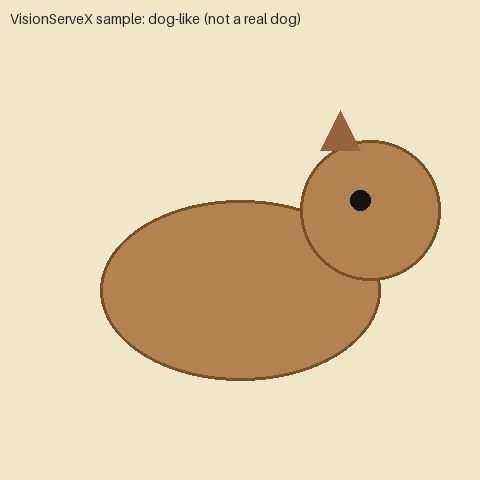
#> input picture examples/images/dog.jpg, 480 x 480 px
$ python -i methods.py   (imports and definitions only)   (older library calls are emulated)
#> lines starting #> are read from the running program, lines starting #| are printed output that depends on the picture
### src/visionservex/smart_annotation/classic/base.py
"""Registry + shared geometry helpers for classic refiners."""

from __future__ import annotations

import time
from collections.abc import Callable

import numpy as np

from ..contracts import Prompt, RefineResult

# method_name -> (callable, dependency_license_string)
_REGISTRY: dict[str, tuple[Callable[[np.ndarray, Prompt], RefineResult], str]] = {}


def register(name: str, license_str: str):
    """Decorator registering a refiner under ``name`` with its dependency license."""
#> further down, picture is the input picture: shape (480, 480, 3); mean B, G, R 171.2, 206, 224.2

    def _wrap(fn: Callable[[np.ndarray, Prompt], RefineResult]):
        _REGISTRY[name] = (fn, license_str)
        return fn

    return _wrap


def list_methods() -> list[str]:
    return sorted(_REGISTRY)


# method -> permissive dependency license (no model weights involved)
def license_map() -> dict[str, str]:
    return {name: lic for name, (_, lic) in _REGISTRY.items()}


# ---------------------------------------------------------------------------
# geometry helpers
# ---------------------------------------------------------------------------


# [82 lines left out: functions mask_to_bbox, mask_to_polygon, box_from_prompt, rasterize_points, finalize, not called in this run]

### src/visionservex/smart_annotation/classic/methods.py
"""Eight classic, weight-free interactive refiners.

All run on CPU with permissive dependencies only (OpenCV Apache-2.0;
scikit-image / scikit-learn / scipy / numpy BSD-3). No GPL dependency is used
(in particular NO PyMaxflow); the "graph-cut" methods use OpenCV GrabCut, whose
min-cut solver ships under Apache-2.0.
"""

from __future__ import annotations

import time

import numpy as np

from ..contracts import Prompt, RefineResult
from .base import (
    box_from_prompt,
    finalize,
    rasterize_points,
    register,
)

_CV2_LIC = "OpenCV Apache-2.0"
_SKIMAGE_LIC = "scikit-image BSD-3"
_SKLEARN_LIC = "scikit-learn BSD-3"


# [131 lines left out: functions _ensure_image, _grabcut_mask, grabcut, _fg_bg_seeds, random_walker, marker_watershed and 1 more, not called in this run]


def _pixel_features(image: np.ndarray) -> np.ndarray:
    """Per-pixel colour + smoothed + gradient features for the RF classifier."""
    import cv2

    img = image.astype("float32") / 255.0
    lab = cv2.cvtColor((img * 255).astype("uint8"), cv2.COLOR_BGR2LAB).astype("float32") / 255.0
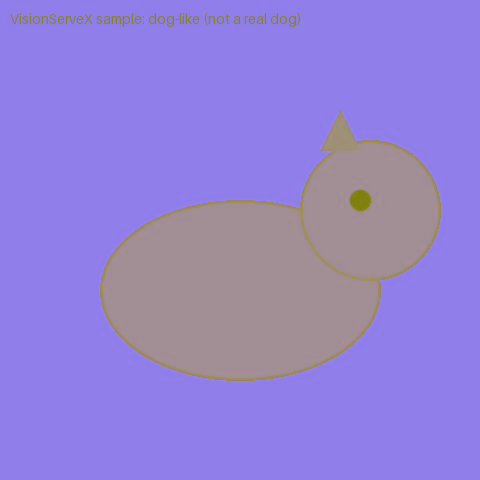
#> lab: shape (480, 480, 3) float32; mean B, G, R 0.834, 0.508, 0.58
    blur = cv2.GaussianBlur(img, (5, 5), 0)
    gray = cv2.cvtColor(image, cv2.COLOR_BGR2GRAY)
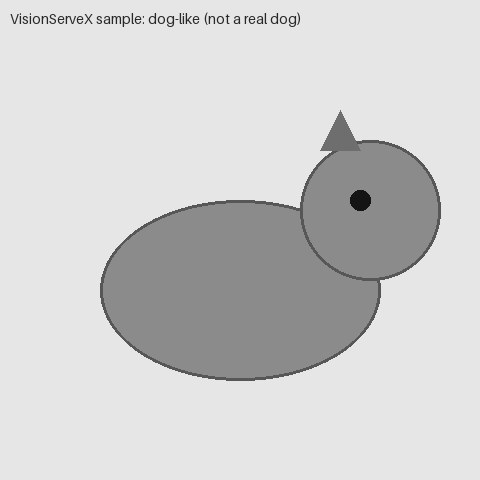
#> gray: shape (480, 480); min 6, max 245, mean 207.3
    gx = cv2.Sobel(gray, cv2.CV_32F, 1, 0, ksize=3)
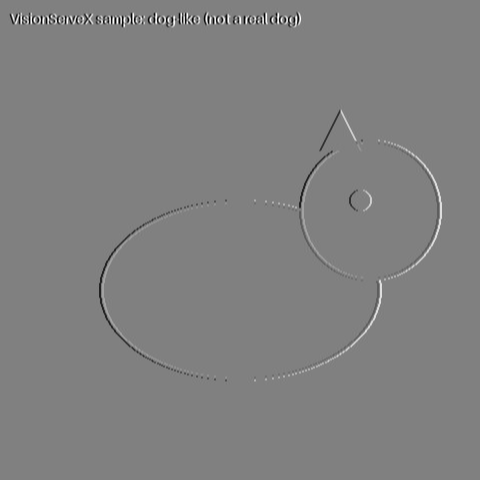
#> gx: shape (480, 480) float32; min -788, max 776, mean 0; drawn with min black and max white
    gy = cv2.Sobel(gray, cv2.CV_32F, 0, 1, ksize=3)
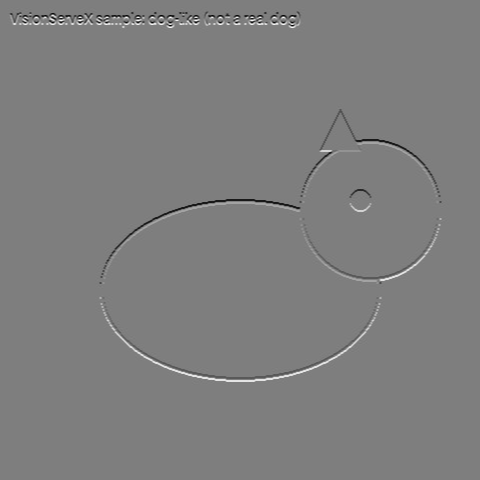
#> gy: shape (480, 480) float32; min -713, max 724, mean 0; drawn with min black and max white
    grad = np.sqrt(gx**2 + gy**2)
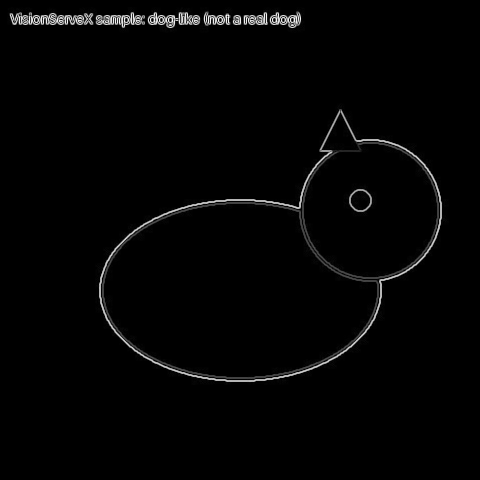
#> grad: shape (480, 480) float32; min 0, max 802.6, mean 13.2; drawn with min black and max white
    grad = (grad / (grad.max() + 1e-6))[..., None]
#> grad: shape (480, 480, 1) float32
    feats = np.concatenate([img, lab, blur, grad], axis=2)
    return feats.reshape(-1, feats.shape[2])


# [128 lines left out: functions interactive_rf, slic_rf_smooth, intelligent_scissors, edge_plus, not called in this run]

>>> import cv2
>>> picture = cv2.imread('../../../../examples/images/dog.jpg')
>>> result = _pixel_features(picture)

$ run again, on examples/images/simple_shapes.jpg
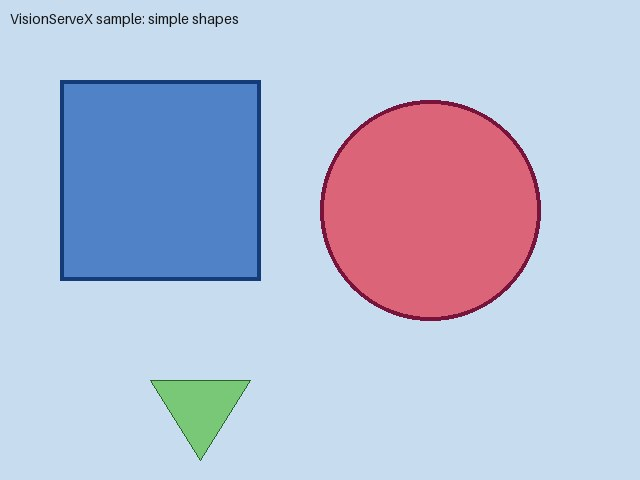
#> input picture examples/images/simple_shapes.jpg, 640 x 480 px
#> picture is the input picture: shape (480, 640, 3); mean B, G, R 215.4, 191, 182.9
#> in _pixel_features, `gy = cv2.Sobel(gray, cv2.CV_32F, 0, 1, ksize=3)`:
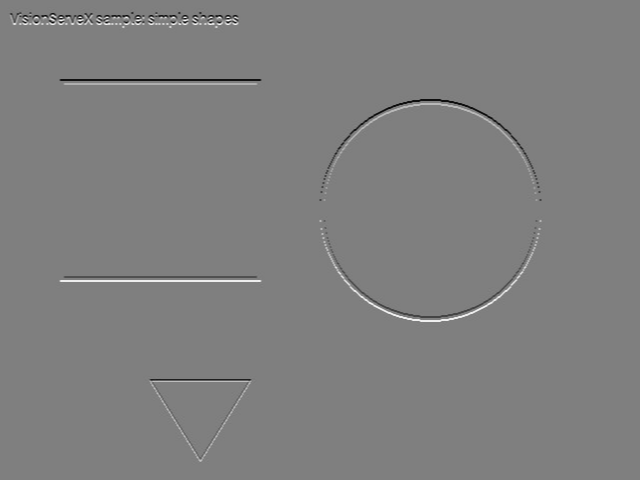
#> gy: shape (480, 640) float32; min -739, max 744, mean 0; drawn with min black and max white
#> in _pixel_features, `grad = np.sqrt(gx**2 + gy**2)`:
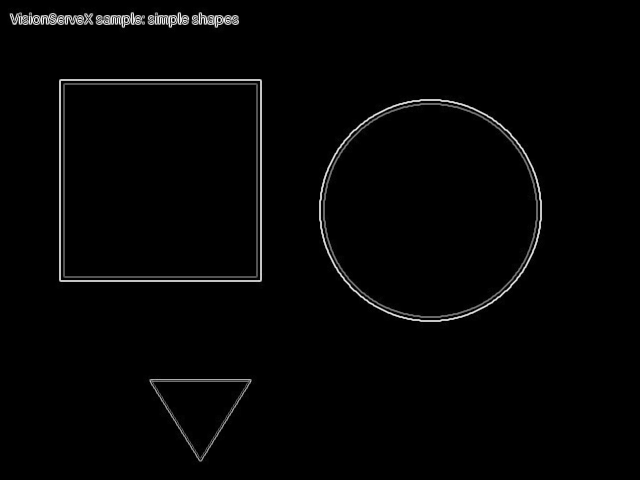
#> grad: shape (480, 640) float32; min 0, max 830.2, mean 13.8; drawn with min black and max white
